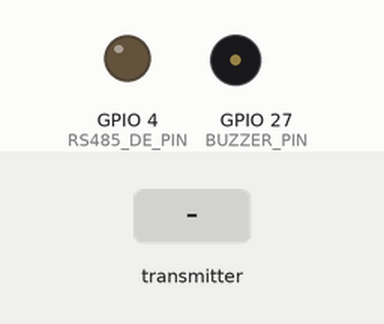
A sketch run on a simulated ESP32. Parts: output pins drawn as LEDs (lit = HIGH), buzzer (waves = sounding, pin HIGH). The test bench sets the inputs (shaded band). What the sketch prints to the serial monitor is not drawn.

Above: at 2.1 s.
2.2 s: the transmitter starts sending slave_id = ALL
Timing chart, 0 to 5.2 s (numbered marks = the images above; inputs shaded):
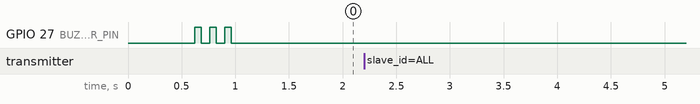

The sketch:

slave_npk.ino
```cpp
/*
 * ╔══════════════════════════════════════════════════════════════╗
 * ║   BhoomiIQ — NPK Slave Node Firmware v1.0                   ║
 * ║   भूमि IQ — NPK Sensor Slave (RS485 Modbus + ESP-NOW)       ║
 * ╠══════════════════════════════════════════════════════════════╣
 * ║  Hardware: Generic ESP32 WROOM-32                            ║
 * ║  Sensor:   RS485 3-in-1 or 7-in-1 NPK soil sensor           ║
 * ║            (JXBS-3001 / RS-ECTHPH-N01-TR or compatible)     ║
 * ║  Comms:    ESP-NOW to BhoomiIQ Master                        ║
 * ╠══════════════════════════════════════════════════════════════╣
 * ║  WIRING (MAX485 module):                                     ║
 * ║   MAX485 VCC  → 5V (some modules 3.3V — check datasheet)    ║
 * ║   MAX485 GND  → GND                                         ║
 * ║   MAX485 RO   → GPIO 16 (ESP32 RX2)                         ║
 * ║   MAX485 DI   → GPIO 17 (ESP32 TX2)                         ║
 * ║   MAX485 DE   → GPIO 4  (direction control — tied to RE)    ║
 * ║   MAX485 RE   → GPIO 4  (tie RE and DE together)            ║
 * ║   MAX485 A    → Sensor A (Yellow wire on most sensors)       ║
 * ║   MAX485 B    → Sensor B (White  wire on most sensors)       ║
 * ║   Buzzer      → GPIO 27 (optional)                          ║
 * ╠══════════════════════════════════════════════════════════════╣
 * ║  SENSOR TYPES SUPPORTED (set via NPK_SENSOR_TYPE):          ║
 * ║   TYPE_3IN1: JXBS-3001 or similar — reads N, P, K only      ║
 * ║              Registers 0x0000–0x0002, addr 0x01             ║
 * ║   TYPE_7IN1: 7-in-1 sensor — N, P, K + pH, EC, moisture,   ║
 * ║              temperature  (registers 0x0000–0x0006)          ║
 * ╠══════════════════════════════════════════════════════════════╣
 * ║  SETUP CHECKLIST:                                            ║
 * ║   □ 1. Set SLAVE_ID — unique (NPK_01, NPK_02…)              ║
 * ║   □ 2. Set ZONE_NAME — what this zone monitors              ║
 * ║   □ 3. Boot master FIRST → copy MAC → paste MASTER_MAC      ║
 * ║   □ 4. Copy WiFi channel → paste WIFI_CHANNEL               ║
 * ║   □ 5. Set NPK_SENSOR_TYPE (TYPE_3IN1 or TYPE_7IN1)         ║
 * ║   □ 6. Set NPK_SENSOR_ADDRESS (usually 0x01, default)       ║
 * ╚══════════════════════════════════════════════════════════════╝
 */

#include <WiFi.h>
#include <esp_now.h>
#include <esp_wifi.h>
#include "esp_task_wdt.h"

// ─────────────────────────────────────────────────────────────
//  USER CONFIG — EDIT BEFORE FLASHING
// ─────────────────────────────────────────────────────────────
#define SLAVE_ID        "NPK_01"            // ← unique per slave
#define ZONE_NAME       "College Garden NPK" // ← label shown on dashboard
#define ZONE_AREA_ACRES 0.05f

#define WIFI_CHANNEL    1                   // ← MUST match master's WiFi channel
uint8_t MASTER_MAC[]  = {0xFF, 0xFF, 0xFF, 0xFF, 0xFF, 0xFF}; // ← REPLACE WITH REAL MASTER MAC

// NPK Sensor config
#define TYPE_3IN1  1   // JXBS-3001 / 3-in-1: reads N, P, K (most common)
#define TYPE_7IN1  2   // 7-in-1: reads moisture, temp, EC, pH, N, P, K
#define NPK_SENSOR_TYPE    TYPE_3IN1
#define NPK_SENSOR_ADDRESS 0x01            // default Modbus address — check sensor label
#define NPK_BAUD_RATE      9600

// ─────────────────────────────────────────────────────────────
//  PINS
// ─────────────────────────────────────────────────────────────
#define RS485_RX_PIN   16    // MAX485 RO → ESP32 GPIO16 (Serial2 RX)
#define RS485_TX_PIN   17    // MAX485 DI → ESP32 GPIO17 (Serial2 TX)
#define RS485_DE_PIN    4    // DE + RE tied together → GPIO 4 (HIGH=transmit, LOW=receive)
#define BUZZER_PIN     27    // Active buzzer (optional)

// ─────────────────────────────────────────────────────────────
//  TIMING
// ─────────────────────────────────────────────────────────────
#define REPORT_INTERVAL_S  120   // NPK changes slowly — 2 min is enough
#define MASTER_TIMEOUT_MS  5000  // wait for master ACK/heartbeat

// ─────────────────────────────────────────────────────────────
//  ESP-NOW PACKET STRUCTURES — MUST MATCH master + soil slave
// ─────────────────────────────────────────────────────────────
#define SLAVE_TYPE_SOIL  0
#define SLAVE_TYPE_NPK   1

typedef struct SensorPacket {
  char     slave_id[16];
  char     zone_name[32];
  uint8_t  slave_type;       // 0=SOIL, 1=NPK
  int      moisture_pct;     // NPK slave: 0 (no soil moisture sensor)
  float    temperature_c;    // from 7-in-1; 0 for 3-in-1
  bool     emergency_valve;  // always false for NPK slave (no valve)
  uint32_t uptime_s;
  float    land_area_acres;
  // NPK readings (mg/kg)
  uint16_t npk_n;            // Nitrogen
  uint16_t npk_p;            // Phosphorus
  uint16_t npk_k;            // Potassium
  float    soil_ph;          // 0.0 for 3-in-1 (no pH)
  float    soil_ec;          // 0.0 for 3-in-1 (no EC)
} SensorPacket;

typedef struct CommandPacket {
  char     slave_id[16];
  bool     valve_on;         // ignored by NPK slave (no valve)
  uint32_t valve_ms;         // ignored by NPK slave
  bool     beep;
  bool     allow_water;      // unused — no valve
} CommandPacket;

// ─────────────────────────────────────────────────────────────
//  RS485 / MODBUS
// ─────────────────────────────────────────────────────────────
HardwareSerial rs485(2);   // UART2 = Serial2

// CRC-16 Modbus calculation
uint16_t modbusCRC(const uint8_t *buf, int len) {
  uint16_t crc = 0xFFFF;
  for (int i = 0; i < len; i++) {
    crc ^= buf[i];
    for (int b = 0; b < 8; b++) {
      if (crc & 0x0001) crc = (crc >> 1) ^ 0xA001;
      else              crc >>= 1;
    }
  }
  return crc;
}

// Send RS485 Modbus read request
void rs485Send(const uint8_t *buf, int len) {
  digitalWrite(RS485_DE_PIN, HIGH);  // transmit mode
  delay(2);
  rs485.write(buf, len);
  rs485.flush();
  delay(2);
  digitalWrite(RS485_DE_PIN, LOW);   // receive mode
}

// Read Modbus holding registers — returns number of register values read
// Results stored in out[] (uint16_t values, big-endian parsed)
int modbusReadRegs(uint8_t addr, uint16_t startReg, uint8_t regCount, uint16_t *out) {
  // Build request: addr, 0x03, regHi, regLo, countHi, countLo, crcLo, crcHi
  uint8_t req[8];
  req[0] = addr;
  req[1] = 0x03;          // function: read holding registers
  req[2] = startReg >> 8;
  req[3] = startReg & 0xFF;
  req[4] = 0x00;
  req[5] = regCount;
  uint16_t crc = modbusCRC(req, 6);
  req[6] = crc & 0xFF;
  req[7] = crc >> 8;

  // Flush any stale bytes first
  while (rs485.available()) rs485.read();

  rs485Send(req, 8);

  // Expected response: addr(1) + fc(1) + bytecount(1) + data(regCount*2) + crc(2)
  int expectedLen = 3 + regCount * 2 + 2;
  uint8_t resp[32];
  int received = 0;
  uint32_t timeout = millis() + 1000;  // 1s timeout

  while (received < expectedLen && millis() < timeout) {
    if (rs485.available()) resp[received++] = rs485.read();
  }

  if (received < expectedLen) {
    Serial.printf("[RS485] Timeout — got %d/%d bytes\n", received, expectedLen);
    return 0;
  }

  // Verify CRC
  uint16_t gotCRC = resp[received-2] | (resp[received-1] << 8);
  uint16_t calcCRC = modbusCRC(resp, received - 2);
  if (gotCRC != calcCRC) {
    Serial.printf("[RS485] CRC error — got 0x%04X expected 0x%04X\n", gotCRC, calcCRC);
    return 0;
  }

  // Parse register values (big-endian, 2 bytes each)
  int dataOffset = 3;
  for (int i = 0; i < regCount; i++) {
    out[i] = ((uint16_t)resp[dataOffset + i*2] << 8) | resp[dataOffset + i*2 + 1];
  }

  return regCount;
}

// ─────────────────────────────────────────────────────────────
//  SENSOR READING
// ─────────────────────────────────────────────────────────────
struct NPKReading {
  uint16_t n, p, k;
  float    ph, ec, temperature;
  int      moisture;
  bool     valid;
};

NPKReading lastGood = {0, 0, 0, 7.0f, 0.0f, 25.0f, 0, false};

NPKReading readNPKSensor() {
  NPKReading r = {0, 0, 0, 7.0f, 0.0f, 25.0f, 0, false};
  uint16_t regs[7];

#if NPK_SENSOR_TYPE == TYPE_3IN1
  // 3-in-1: registers 0x0000 to 0x0002 → N, P, K
  int count = modbusReadRegs(NPK_SENSOR_ADDRESS, 0x0000, 3, regs);
  if (count < 3) {
    Serial.println("[NPK] 3-in-1 read FAILED");
    return lastGood;
  }
  r.n = regs[0];  // mg/kg
  r.p = regs[1];
  r.k = regs[2];
  Serial.printf("[NPK] N=%u P=%u K=%u mg/kg\n", r.n, r.p, r.k);

#elif NPK_SENSOR_TYPE == TYPE_7IN1
  // 7-in-1: registers 0x0000 to 0x0006
  // 0:moisture(×0.1%) 1:temp(×0.1°C) 2:EC(μS/cm) 3:pH(×0.1) 4:N 5:P 6:K
  int count = modbusReadRegs(NPK_SENSOR_ADDRESS, 0x0000, 7, regs);
  if (count < 7) {
    Serial.println("[NPK] 7-in-1 read FAILED");
    return lastGood;
  }
  r.moisture    = regs[0] / 10;          // convert 0.1% → %
  r.temperature = regs[1] / 10.0f;      // convert 0.1°C → °C
  r.ec          = regs[2];               // μS/cm
  r.ph          = regs[3] / 10.0f;      // convert 0.1 → pH
  r.n           = regs[4];              // mg/kg
  r.p           = regs[5];
  r.k           = regs[6];
  Serial.printf("[NPK] 7in1 → moisture=%d%% temp=%.1fC EC=%d pH=%.1f N=%u P=%u K=%u\n",
    r.moisture, r.temperature, (int)r.ec, r.ph, r.n, r.p, r.k);
#endif

  r.valid = true;
  lastGood = r;
  return r;
}

// ─────────────────────────────────────────────────────────────
//  BUZZER
// ─────────────────────────────────────────────────────────────
void beep(int ms, int n = 1) {
  for (int i = 0; i < n; i++) {
    digitalWrite(BUZZER_PIN, HIGH); delay(ms);
    digitalWrite(BUZZER_PIN, LOW);
    if (i < n - 1) delay(80);
  }
}
void beepBoot() { beep(60, 3); }

// ─────────────────────────────────────────────────────────────
//  ESP-NOW
// ─────────────────────────────────────────────────────────────
volatile bool sendSuccess = false;
volatile bool commandReceived = false;
volatile CommandPacket latestCommand;

void onDataSent(const uint8_t *mac, esp_now_send_status_t status) {
  sendSuccess = (status == ESP_NOW_SEND_SUCCESS);
  Serial.printf("[ESPNOW] Send %s\n", sendSuccess ? "OK" : "FAILED");
}

void onDataRecv(const uint8_t *mac, const uint8_t *data, int len) {
  if (len != sizeof(CommandPacket)) return;
  CommandPacket cmd;
  memcpy(&cmd, data, sizeof(cmd));
  if (strcmp(cmd.slave_id, SLAVE_ID) != 0 &&
      strcmp(cmd.slave_id, "ALL")    != 0) return;
  memcpy((void*)&latestCommand, &cmd, sizeof(cmd));
  commandReceived = true;
  if (cmd.beep) beep(60, 1);
}

bool initESPNOW() {
  WiFi.mode(WIFI_STA);
  WiFi.disconnect();
  esp_wifi_set_promiscuous(true);
  esp_wifi_set_channel(WIFI_CHANNEL, WIFI_SECOND_CHAN_NONE);
  esp_wifi_set_promiscuous(false);

  Serial.printf("[ESPNOW] MAC: %s  Channel: %d\n",
    WiFi.macAddress().c_str(), WIFI_CHANNEL);

  if (esp_now_init() != ESP_OK) {
    Serial.println("[ESPNOW] Init FAILED");
    return false;
  }
  esp_now_register_send_cb(onDataSent);
  esp_now_register_recv_cb(onDataRecv);

  esp_now_peer_info_t peer = {};
  memcpy(peer.peer_addr, MASTER_MAC, 6);
  peer.channel = WIFI_CHANNEL;
  peer.encrypt = false;
  if (esp_now_add_peer(&peer) != ESP_OK) {
    Serial.println("[ESPNOW] Add master peer FAILED — check MASTER_MAC");
    return false;
  }
  Serial.println("[ESPNOW] Ready");
  return true;
}

bool sendToMaster(const NPKReading &npk) {
  SensorPacket pkt;
  memset(&pkt, 0, sizeof(pkt));

  strncpy(pkt.slave_id,  SLAVE_ID,  sizeof(pkt.slave_id) - 1);
  strncpy(pkt.zone_name, ZONE_NAME, sizeof(pkt.zone_name) - 1);
  pkt.slave_type      = SLAVE_TYPE_NPK;
  pkt.moisture_pct    = npk.moisture;        // 0 for 3-in-1, real value for 7-in-1
  pkt.temperature_c   = npk.temperature;     // 0 for 3-in-1, real value for 7-in-1
  pkt.emergency_valve = false;               // NPK slave has no valve
  pkt.uptime_s        = millis() / 1000;
  pkt.land_area_acres = ZONE_AREA_ACRES;
  pkt.npk_n           = npk.n;
  pkt.npk_p           = npk.p;
  pkt.npk_k           = npk.k;
  pkt.soil_ph         = npk.ph;
  pkt.soil_ec         = npk.ec;

  sendSuccess = false;
  esp_err_t res = esp_now_send(MASTER_MAC, (uint8_t*)&pkt, sizeof(pkt));
  if (res != ESP_OK) {
    Serial.printf("[ESPNOW] Send error: %s\n", esp_err_to_name(res));
    return false;
  }
  uint32_t start = millis();
  while (!sendSuccess && millis() - start < 1000) delay(10);
  return sendSuccess;
}

// ─────────────────────────────────────────────────────────────
//  SETUP
// ─────────────────────────────────────────────────────────────
void setup() {
  Serial.begin(115200);
  delay(500);

  Serial.printf("\n╔════════════════════════════════╗\n");
  Serial.printf("║  BhoomiIQ NPK Slave — %s  ║\n", SLAVE_ID);
  Serial.printf("║  Zone: %-24s║\n", ZONE_NAME);
#if NPK_SENSOR_TYPE == TYPE_3IN1
  Serial.printf("║  Sensor: RS485 3-in-1 NPK      ║\n");
#else
  Serial.printf("║  Sensor: RS485 7-in-1 NPK+      ║\n");
#endif
  Serial.printf("╚════════════════════════════════╝\n\n");

  // Buzzer
  digitalWrite(BUZZER_PIN, LOW);
  pinMode(BUZZER_PIN, OUTPUT);
  digitalWrite(BUZZER_PIN, LOW);

  // RS485 direction pin
  pinMode(RS485_DE_PIN, OUTPUT);
  digitalWrite(RS485_DE_PIN, LOW); // start in receive mode

  // RS485 UART
  rs485.begin(NPK_BAUD_RATE, SERIAL_8N1, RS485_RX_PIN, RS485_TX_PIN);
  delay(100);

  // Watchdog: 3 minutes
  esp_task_wdt_init(180, true);
  esp_task_wdt_add(NULL);

  bool espnowOK = initESPNOW();
  espnowOK ? beepBoot() : beep(500, 3);

  Serial.printf("[SETUP] Done — reading NPK every %ds\n", REPORT_INTERVAL_S);
}

// ─────────────────────────────────────────────────────────────
//  LOOP
// ─────────────────────────────────────────────────────────────
void loop() {
  esp_task_wdt_reset();

  // Read NPK sensor
  NPKReading npk = readNPKSensor();

  Serial.printf("[SEND] %s | N=%u P=%u K=%u mg/kg | ph=%.1f ec=%.0f\n",
    SLAVE_ID, npk.n, npk.p, npk.k, npk.ph, npk.ec);

  // Send to master
  commandReceived = false;
  bool sent = sendToMaster(npk);
  Serial.printf("[SLAVE] Send to master: %s\n", sent ? "OK" : "FAILED");

  if (sent) {
    // Wait for master ACK/heartbeat
    uint32_t waitStart = millis();
    while (!commandReceived && millis() - waitStart < MASTER_TIMEOUT_MS) {
      esp_task_wdt_reset();
      delay(50);
    }
    if (commandReceived) {
      Serial.println("[SLAVE] Master ACK received");
    }
  }

  // Wait for next interval
  Serial.printf("[WAIT] %ds until next reading\n", REPORT_INTERVAL_S);
  for (int i = 0; i < REPORT_INTERVAL_S; i++) {
    delay(1000);
    esp_task_wdt_reset();
  }
}
```

Measured:
- after the input at 2.2 s, every drawn part: stays the same
